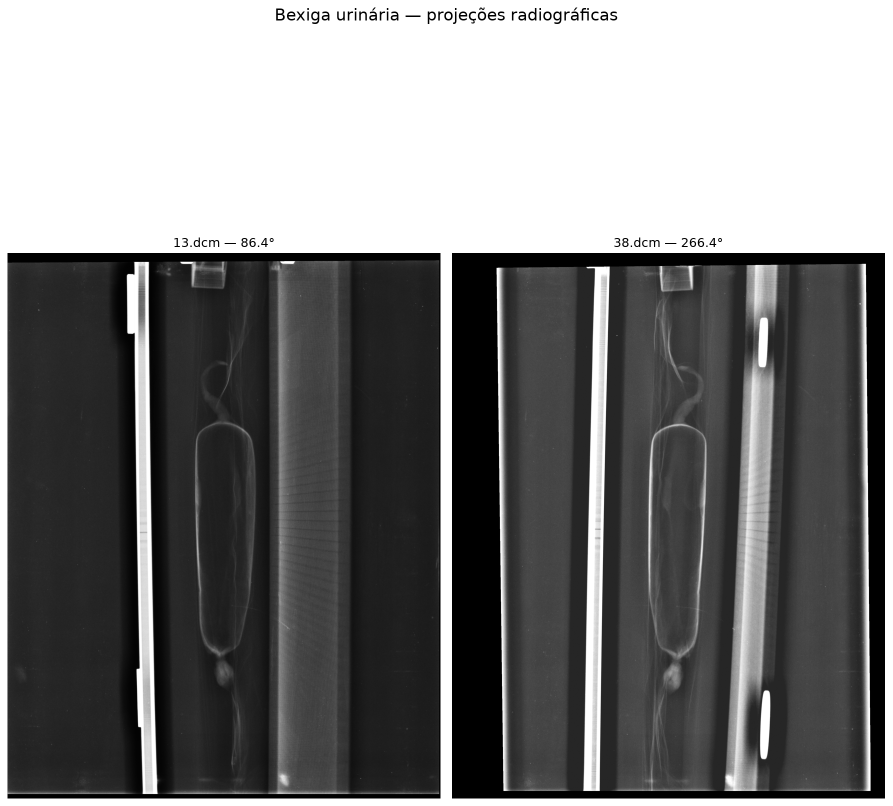
#> input picture dados/bexiga_urinaria_01/relatorios/projecoes_bexiga.png, 1785 x 1612 px (shown at 1/2 size)
$ python -i mascarar_metais_bexiga.py   (imports and definitions only)
#> lines starting #> are read from the running program, lines starting #| are printed output that depends on the picture
#> further down, picture is the input picture: shape (1612, 1785); min 0, max 255, mean 124.3
"""Inspecao de CANDIDATOS a metal nas radiografias da bexiga.

Nao altera DICOM nem gera projecoes corrigidas. As linhas detectadas podem
incluir bordas do PLA, detector e outros objetos: revisar antes de mascarar.
"""
from pathlib import Path
import re
import cv2
import numpy as np
import pandas as pd
import pydicom
import matplotlib.pyplot as plt

BASE = Path(__file__).resolve().parents[1]
DICOM = BASE / 'configuracao' / 'dicom'
CSV = BASE / 'relatorios' / 'candidatos_hibridos_moedas.csv'
OUT = BASE / 'relatorios' / 'inspecao_metais'
# [1 line not run here, left out]
FATOR = 4
AMOSTRAS = [1, 7, 13, 19, 26, 32, 38, 44, 50]


def numero(path):
    m = re.search(r'(\d+)', path.stem)
    return int(m.group(1)) if m else 10**9


# [8 lines left out: function ler_imagem, not called in this run]


def linhas_candidatas(img):
    # Procura apenas segmentos longos e quase verticais. NAO classifica material.
    edges = cv2.Canny(cv2.GaussianBlur(img, (5, 5), 0), 35, 100)
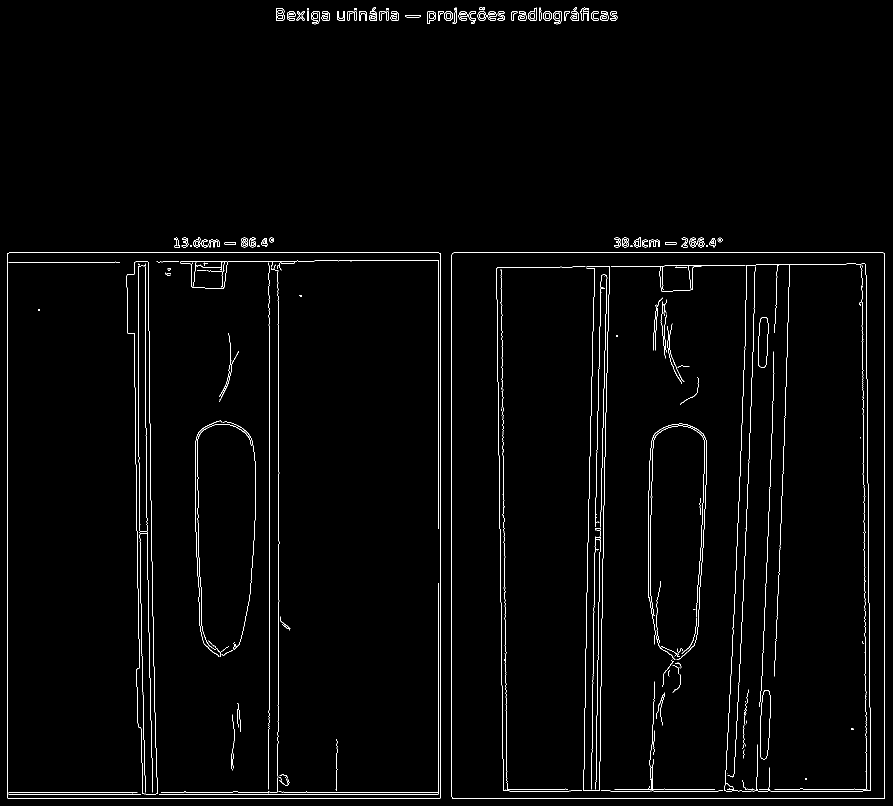
#> edges: shape (1612, 1785) (shown at 1/2 size); 1.6% white in thin lines or dots
    h, w = img.shape
#> h = 1612; w = 1785
    linhas = cv2.HoughLinesP(edges, 1, np.pi / 180, threshold=65,
                             minLineLength=int(h * 0.28), maxLineGap=28)
#> linhas = 23 rows, first 6: [907, 505, 1766, 505], [15, 1596, 1769, 1596], [881, 1589, 881, 519], [903, 1593, 903, 509], [1769, 1595, 1769, 506], [877, 1057, 877, 505]
    saida = []
    if linhas is not None:
        for linha in linhas.reshape(-1, 4):
            x1, y1, x2, y2 = map(int, linha)
            dx, dy = abs(int(x2) - int(x1)), abs(int(y2) - int(y1))
            if dy >= int(h * 0.28) and dx <= max(5, int(0.09 * dy)):
                saida.append((int(x1), int(y1), int(x2), int(y2)))
#> this loop made 23 passes
#> (x1, y1, x2, y2, dx, dy) on passes 1 to 12: (907, 505, 1766, 505, 859, 0), (15, 1596, 1769, 1596, 1754, 0), (881, 1589, 881, 519, 0, 1070), (903, 1593, 903, 509, 0, 1084), (1769, 1595, 1769, 506, 0, 1089), (877, 1057, 877, 505, 0, 552), (14, 1593, 14, 509, 0, 1084), (15, 1588, 876, 1588, 861, 0), (17, 1584, 875, 1584, 858, 0), (1221, 1582, 1725, 1582, 504, 0), (1201, 1410, 1210, 869, 9, 541), (299, 813, 310, 1458, 11, 645)
#> after the loop, saida = 16 items, first 6: (881, 1589, 881, 519), (903, 1593, 903, 509), (1769, 1595, 1769, 506), (877, 1057, 877, 505), (14, 1593, 14, 509), (1201, 1410, 1210, 869)
    return saida


# [40 lines left out: function main, not called in this run]


# [2 lines not run here, left out]

>>> import cv2
>>> picture = cv2.imread('../relatorios/projecoes_bexiga.png', cv2.IMREAD_GRAYSCALE)
>>> result = linhas_candidatas(picture)
#> result has the same summary as saida in linhas_candidatas
